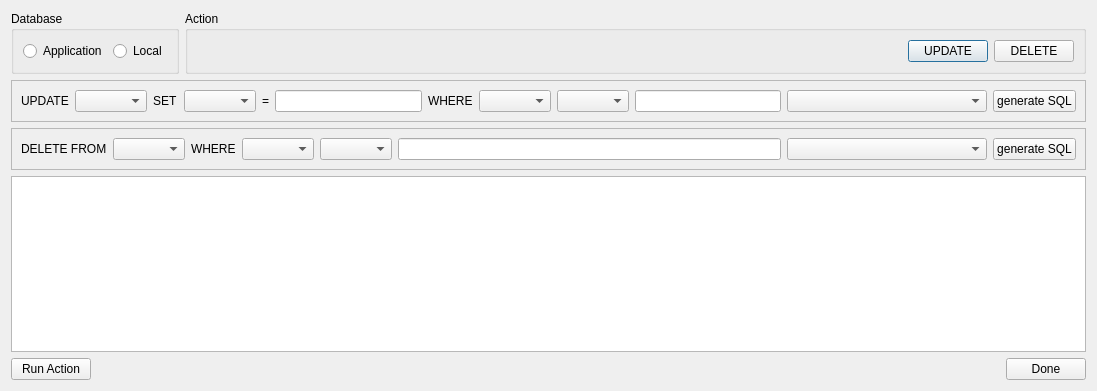
<?xml version="1.0" encoding="UTF-8"?>
<ui version="4.0">
 <class>editDBDlg</class>
 <widget class="QDialog" name="editDBDlg">
  <property name="geometry">
   <rect>
    <x>0</x>
    <y>0</y>
    <width>1097</width>
    <height>391</height>
   </rect>
  </property>
  <property name="windowTitle">
   <string>Dialog</string>
  </property>
  <layout class="QVBoxLayout" name="verticalLayout">
   <item>
    <layout class="QHBoxLayout" name="horizontalLayout">
     <item>
      <widget class="QGroupBox" name="groupBox">
       <property name="title">
        <string>Database</string>
       </property>
       <layout class="QHBoxLayout" name="horizontalLayout_4">
        <item>
         <widget class="QRadioButton" name="appRadio">
          <property name="text">
           <string>Application</string>
          </property>
         </widget>
        </item>
        <item>
         <widget class="QRadioButton" name="locRadio">
          <property name="text">
           <string>Local</string>
          </property>
         </widget>
        </item>
       </layout>
      </widget>
     </item>
     <item>
      <widget class="QGroupBox" name="groupBox_2">
       <property name="title">
        <string>Action</string>
       </property>
       <layout class="QHBoxLayout" name="horizontalLayout_5">
        <item>
         <spacer name="horizontalSpacer_2">
          <property name="orientation">
           <enum>Qt::Horizontal</enum>
          </property>
          <property name="sizeHint" stdset="0">
           <size>
            <width>40</width>
            <height>20</height>
           </size>
          </property>
         </spacer>
        </item>
        <item>
         <widget class="QPushButton" name="updateBtn">
          <property name="text">
           <string>UPDATE</string>
          </property>
          <property name="checkable">
           <bool>true</bool>
          </property>
          <property name="autoExclusive">
           <bool>true</bool>
          </property>
         </widget>
        </item>
        <item>
         <widget class="QPushButton" name="deleteBtn">
          <property name="text">
           <string>DELETE</string>
          </property>
          <property name="checkable">
           <bool>true</bool>
          </property>
          <property name="autoExclusive">
           <bool>true</bool>
          </property>
         </widget>
        </item>
       </layout>
      </widget>
     </item>
    </layout>
   </item>
   <item>
    <widget class="QFrame" name="updateFrame">
     <property name="frameShape">
      <enum>QFrame::StyledPanel</enum>
     </property>
     <property name="frameShadow">
      <enum>QFrame::Raised</enum>
     </property>
     <layout class="QHBoxLayout" name="horizontalLayout_6">
      <item>
       <widget class="QLabel" name="label">
        <property name="text">
         <string>UPDATE</string>
        </property>
       </widget>
      </item>
      <item>
       <widget class="QComboBox" name="updateTableBox"/>
      </item>
      <item>
       <widget class="QLabel" name="label_2">
        <property name="text">
         <string>SET</string>
        </property>
       </widget>
      </item>
      <item>
       <widget class="QComboBox" name="updateFieldBox"/>
      </item>
      <item>
       <widget class="QLabel" name="label_3">
        <property name="text">
         <string>=</string>
        </property>
       </widget>
      </item>
      <item>
       <widget class="QLineEdit" name="updateValueEdit"/>
      </item>
      <item>
       <widget class="QLabel" name="label_4">
        <property name="text">
         <string>WHERE</string>
        </property>
       </widget>
      </item>
      <item>
       <widget class="QComboBox" name="updateConditionFieldBox"/>
      </item>
      <item>
       <widget class="QComboBox" name="updateSignBox"/>
      </item>
      <item>
       <widget class="QLineEdit" name="updateWhereValueEdit"/>
      </item>
      <item>
       <widget class="QComboBox" name="updateWhereValueBox">
        <property name="sizePolicy">
         <sizepolicy hsizetype="Fixed" vsizetype="Fixed">
          <horstretch>0</horstretch>
          <verstretch>0</verstretch>
         </sizepolicy>
        </property>
        <property name="minimumSize">
         <size>
          <width>200</width>
          <height>0</height>
         </size>
        </property>
       </widget>
      </item>
      <item>
       <widget class="QPushButton" name="updateSQLBtn">
        <property name="text">
         <string>generate SQL</string>
        </property>
       </widget>
      </item>
     </layout>
    </widget>
   </item>
   <item>
    <widget class="QFrame" name="deleteFrame">
     <property name="frameShape">
      <enum>QFrame::StyledPanel</enum>
     </property>
     <property name="frameShadow">
      <enum>QFrame::Raised</enum>
     </property>
     <layout class="QHBoxLayout" name="horizontalLayout_2">
      <item>
       <widget class="QLabel" name="label_6">
        <property name="text">
         <string>DELETE FROM</string>
        </property>
       </widget>
      </item>
      <item>
       <widget class="QComboBox" name="deleteTableBox"/>
      </item>
      <item>
       <widget class="QLabel" name="label_7">
        <property name="text">
         <string>WHERE</string>
        </property>
       </widget>
      </item>
      <item>
       <widget class="QComboBox" name="deleteConditionFieldBox"/>
      </item>
      <item>
       <widget class="QComboBox" name="deleteSignBox"/>
      </item>
      <item>
       <widget class="QLineEdit" name="deleteWhereValueEdit"/>
      </item>
      <item>
       <widget class="QComboBox" name="deleteWhereValueBox">
        <property name="sizePolicy">
         <sizepolicy hsizetype="Fixed" vsizetype="Fixed">
          <horstretch>0</horstretch>
          <verstretch>0</verstretch>
         </sizepolicy>
        </property>
        <property name="minimumSize">
         <size>
          <width>200</width>
          <height>0</height>
         </size>
        </property>
       </widget>
      </item>
      <item>
       <widget class="QPushButton" name="deleteSQLBtn">
        <property name="text">
         <string>generate SQL</string>
        </property>
       </widget>
      </item>
     </layout>
    </widget>
   </item>
   <item>
    <widget class="QPlainTextEdit" name="sqlCmdTable">
     <property name="readOnly">
      <bool>true</bool>
     </property>
    </widget>
   </item>
   <item>
    <layout class="QHBoxLayout" name="horizontalLayout_3">
     <item>
      <widget class="QPushButton" name="runBtn">
       <property name="text">
        <string>Run Action</string>
       </property>
      </widget>
     </item>
     <item>
      <spacer name="horizontalSpacer">
       <property name="orientation">
        <enum>Qt::Horizontal</enum>
       </property>
       <property name="sizeHint" stdset="0">
        <size>
         <width>40</width>
         <height>20</height>
        </size>
       </property>
      </spacer>
     </item>
     <item>
      <widget class="QPushButton" name="okBtn">
       <property name="text">
        <string>Done</string>
       </property>
      </widget>
     </item>
    </layout>
   </item>
  </layout>
 </widget>
 <resources/>
 <connections/>
</ui>
